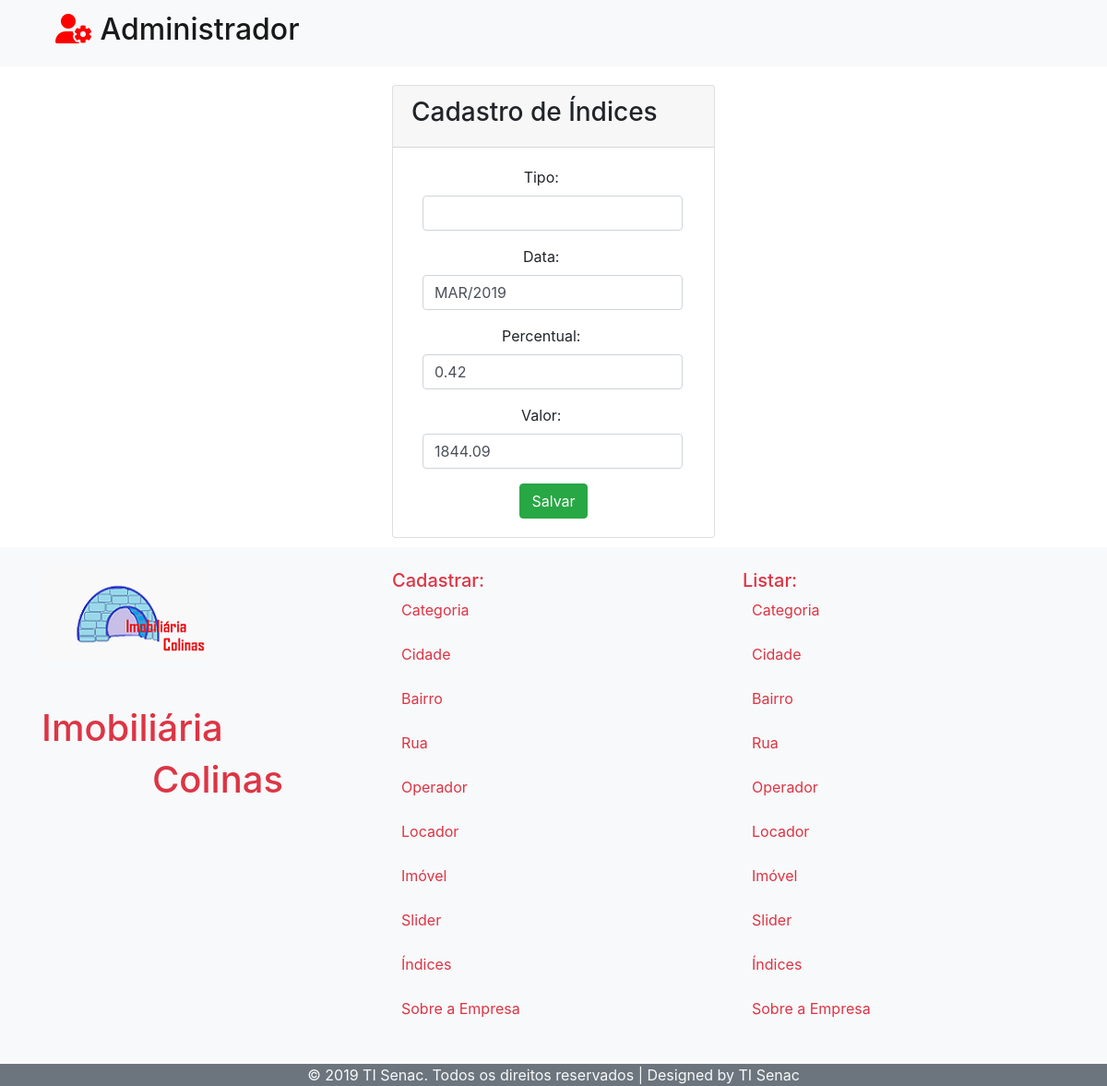
The app's page /Indice/alterar/1 with its own data.
### tables this page shows
CREATE TABLE IF NOT EXISTS `tb_indice` (
  `id_indice` int(11) NOT NULL AUTO_INCREMENT,
  `tipo` varchar(45) NOT NULL,
  `data` varchar(50) NOT NULL,
  `percentual` decimal(4,2) NOT NULL,
  `valor` decimal(6,2) NOT NULL,
  PRIMARY KEY (`id_indice`)
);

### application/controllers/Indice.php (called while the page is built, shortened)
<?php
class Indice extends CI_Controller {
    public function __construct() {
        $this->load->model('Imovel_model');
        $this->load->model('Indice_model');
    }
    public function alterar($id) {
        if ($id > 0) {
            $this->form_validation->set_rules('tipo', 'tipo', 'required');
            $this->form_validation->set_rules('data', 'data', 'required');
            $this->form_validation->set_rules('percentual', 'percentual', 'required');
            $this->form_validation->set_rules('valor', 'valor', 'required');
            if ($this->form_validation->run() == false) {
                $data['indice'] = $this->Indice_model->getOne($id);
                $this->load->view('Administrador/Indice/FormIndice', $data);
                $this->load->view('Administrador/Footer');
            }
        } else {
            redirect('Indice/listar');
        }
    }
}

### index.php (called while the page is built, shortened)
<?php
require_once BASEPATH.'core/CodeIgniter.php';

### application/models/Indice_model.php (called while the page is built, shortened)
<?php
class Indice_model extends CI_Model{
    public function getOne($id){
        $this->db->where('id_indice', $id);
        $query = $this->db->get('tb_indice');
        return $query->row(0);
    }
}

### application/views/Administrador/Indice/FormIndice.php (the view, shortened to what this page needs)
<!DOCTYPE html>
<html>
    <head>
        <link rel="stylesheet" href="https://stackpath.bootstrapcdn.com/bootstrap/4.3.1/css/bootstrap.min.css">
    </head>
    <body>
        <nav class="navbar navbar-light bg-light">
            <div class="container">
                <div class="row col-12">
                    <div class="col-md-4">
                        <a class="navbar-brand" href="<?= $this->config->base_url(); ?>Admin/pagina">
                           <h2> <i class="fas fa-user-cog" style="color: red;"></i>
                               Administrador </h2>
                        </a>
                    </div>
                </div>
            </div>
        </nav>
        <div class="container" style="margin-top: 20px;">
            <div class="row justify-content-md-center">
            <div class="col-4 align-self-center">
                <div class="card">
                <div class="card-header">
                    <h3>Cadastro de Índices</h3>
                </div>
                <div class="card-body">
                    <form action="" method="POST">
                        <div class="form-row text-center">
                            <div class="col-md-11 mb-3">
                                <label for="tipo"> Tipo: </label>
                                <input type="text" name="tipo" id="tipo" class="form-control" value="<?= (isset($indice)) ? $cidade->nome_cidade : ''; ?>" style="margin-left: 12px;">
                            </div>
                            <div class="col-md-11 mb-3">
                                <label for="data"> Data: </label>
                                <input type="text" name="data" id="data" class="form-control" value="<?= (isset($indice)) ? $indice->data : ''; ?>" style="margin-left: 12px;">
                            </div>
                            <div class="col-md-11 mb-3">
                                <label for="percentual"> Percentual: </label>
                                <input type="text" name="percentual" id="percentual" class="form-control" value="<?= (isset($indice)) ? $indice->percentual : ''; ?>" style="margin-left: 12px;">
                            </div>
                            <div class="col-md-11 mb-3">
                                <label for="valor"> Valor: </label>
                                <input type="text" name="valor" id="valor" class="form-control" value="<?= (isset($indice)) ? $indice->valor : ''; ?>" style="margin-left: 12px;">
                            </div>
                            <div class="col">
                            <button type="submit" class="btn btn-success" value="Submit">Salvar</button>
                            </div>
                        </div>
                    </form>
                </div>
                </div>
            </div>
            </div>
        </div>
    </body>
</html>

### application/views/Administrador/Indice/FormIndice.php (style rules this page uses)
body { background-size: cover; background-position: center; }
body { background-size: cover; background-image: url('https://www.bing.com/th?id=OIP.Z8wavCrXBj8WmuC6RUrgXgHaFj&pid=Api&rs=1&p=0'); }

### records on screen
tb_indice: data "MAR/2019", percentual "0.42", valor "1844.09"
